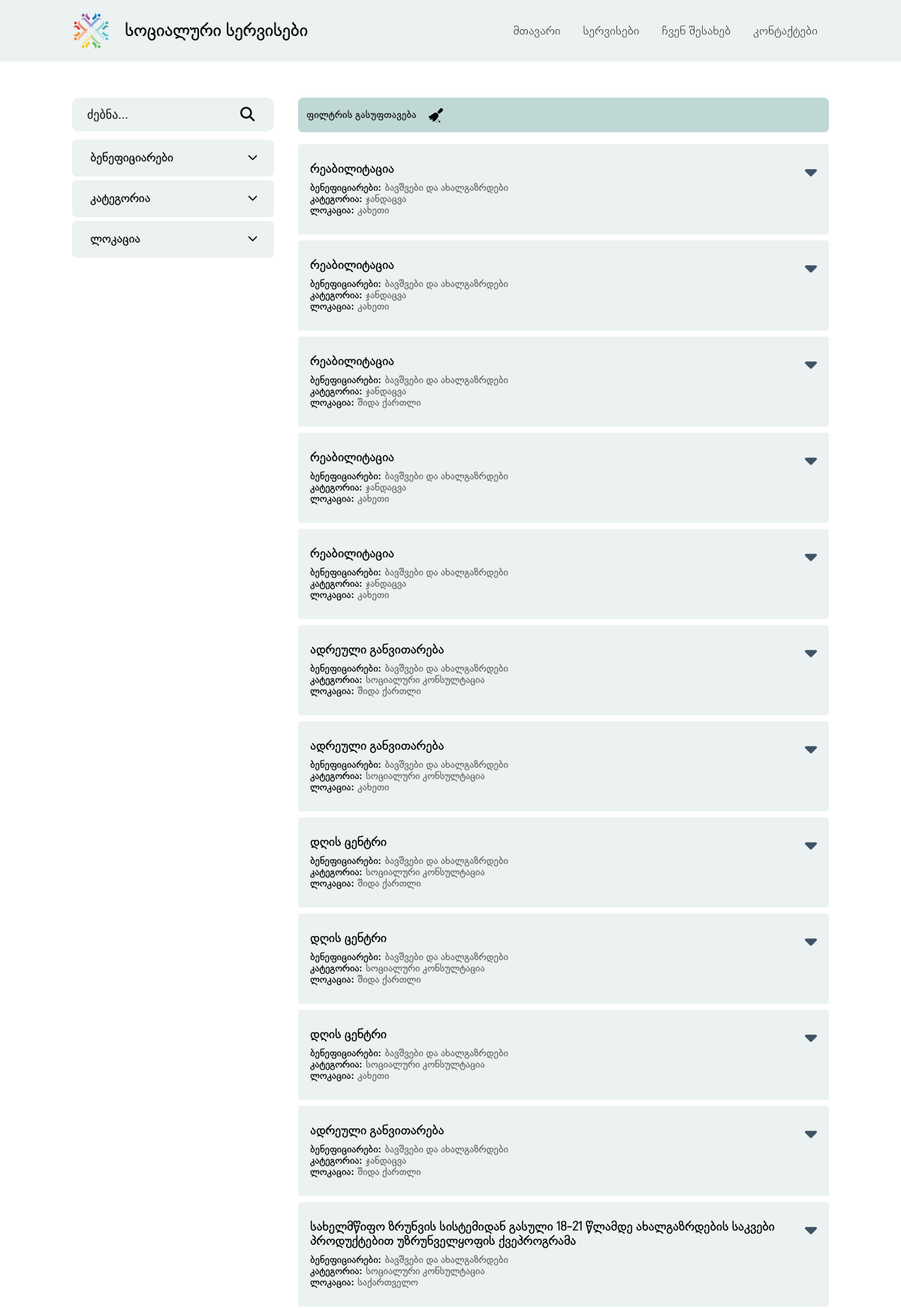
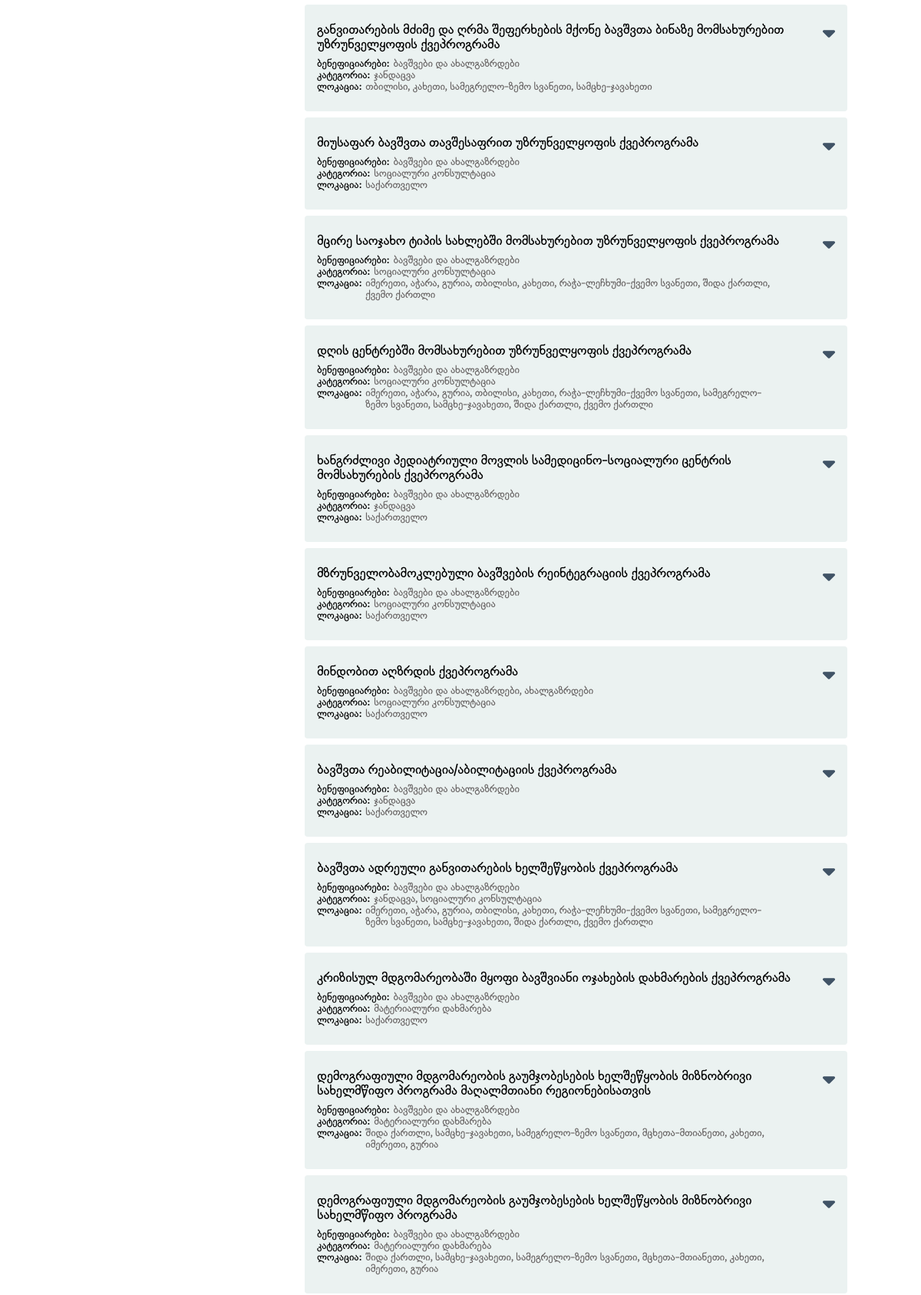
/services.php (upper part), run on the app's committed database (2 pictures, top to bottom).
### tables this page shows
CREATE TABLE `socialservicetable` (
  `id` int(11) NOT NULL,
  `title` varchar(500) NOT NULL,
  `service_description` text NOT NULL,
  `categories` varchar(100) DEFAULT NULL,
  `beneficiaries` varchar(100) DEFAULT NULL,
  `providers` varchar(150) DEFAULT NULL,
  `locations` varchar(1500) DEFAULT NULL,
  `link` varchar(1000) DEFAULT NULL,
  `region` varchar(300) DEFAULT NULL
);

### php/getPosts.php (the view, shortened to what this page needs)
<?php
function getMainPosts($conn)
{
    if (isset($_GET['region'])) {
        $searchValue = filter_input(INPUT_GET, 'region', FILTER_SANITIZE_SPECIAL_CHARS);
        $searchQuery = "SELECT * FROM SocialServiceTable WHERE region LIKE '%$searchValue%'  OR locations LIKE '%$searchValue%'";
        $queryRun = mysqli_query($conn, $searchQuery);
        if (mysqli_num_rows($queryRun) > 0) {
            while ($row = mysqli_fetch_assoc($queryRun)) {
                $title = $row['title'];
                $description = $row['service_description'];
                $categories = $row['categories'];
                $locations = $row['locations'];
                $locations = $row['region'];
                $beneficiaries = $row['beneficiaries'];
                $locations = highlightSearchedWords($locations, $searchValue);
                echo ' <div class="container-info" data-titlecontainer="' . $row['id'] . '">
                <div class="title" data-titlecontainer="' . $row['id'] . '">
                    <div class="main-info" data-titlecontainer="' . $row['id'] . '">
                    <p class="title-text" data-titlecontainer="' . $row['id'] . '"> ' . $title . ' </p>
                    <span class="more-info" data-titlecontainer="' . $row['id'] . '"><div class="small-section" data-titlecontainer="' . $row['id'] . '"><p class="span" data-titlecontainer="' . $row['id'] . '">ბენეფიციარები:</p><p> ' . $beneficiaries . ' </p> </div><div class="small-section" data-titlecontainer="' . $row['id'] . '"><p class="span" data-titlecontainer="' . $row['id'] . '">კატეგორია:</p> <p> ' . $categories . ' </p></div><div data-titlecontainer="' . $row['id'] . '" class="small-section"> <span class="span" data-titlecontainer="' . $row['id'] . '">ლოკაცია:</span><p> ' . $locations . ' </p> </span></div>
                    </div>
                    <i class="fa-solid fa-caret-down plus-icon " id="icon-' . $row['id'] . '" data-titlecontainer="' . $row['id'] . '"></i>
                </div>
                <div class="description" id="' . $row['id'] . '" data-titlecontainer="' . $row['id'] . '">
                    <p>
                    ' . $description . '
                    </p>
                    <br />
                    <a
                    class="seeMorelink"
                    target="_blank"
                    href="' . $row['link'] . '"
                    alt="დეტალურად ნახვა"
                    >დეტალურად</a>
                </div>
        </div> ';
            }
        } else {
            echo '<h3>ინფორმაცია ვერ მოიძებნა...</h3>';
        }
    } else {
        renderPostsElse($conn);
    }
}
function renderPostsElse($conn)
{
    $products = "SELECT * FROM SocialServiceTable ORDER BY id DESC";
    $queryRun = mysqli_query($conn, $products);
    if (mysqli_num_rows($queryRun) > 0) {
        while ($row = mysqli_fetch_assoc($queryRun)) {
            echo '
     <div class="container-info" data-titlecontainer="' . $row['id'] . '">
             <div class="title" data-titlecontainer="' . $row['id'] . '">
                 <div class="main-info" data-titlecontainer="' . $row['id'] . '">
                 <p class="title-text" data-titlecontainer="' . $row['id'] . '"> ' . $row['title'] . ' </p>
                 <span class="more-info" data-titlecontainer="' . $row['id'] . '"><div class="small-section" data-titlecontainer="' . $row['id'] . '"><p class="span" data-titlecontainer="' . $row['id'] . '">ბენეფიციარები:</p> ' . $row['beneficiaries'] . ' </div><div class="small-section" data-titlecontainer="' . $row['id'] . '"><p class="span" data-titlecontainer="' . $row['id'] . '">კატეგორია:</p> ' . $row['categories'] . ' </div><div data-titlecontainer="' . $row['id'] . '" class="small-section"> <span class="span" data-titlecontainer="' . $row['id'] . '">ლოკაცია:</span> ' . $row['region'] . ' </span></div>
                 </div>
                 <i class="fa-solid fa-caret-down plus-icon " id="icon-' . $row['id'] . '" data-titlecontainer="' . $row['id'] . '"></i>
             </div>
             <div class="description" id="' . $row['id'] . '" data-titlecontainer="' . $row['id'] . '">
                 <p>
                 ' . $row['service_description'] . '
                 </p>
                 <br />
                 <div class="buttons-cont">
                 <button class="fb-button" data-postid="' . $row['id'] . '"><i class="fa-brands fa-facebook fa-2xl"></i></button>
                 <a
                 class="seeMorelink"
                 target="_blank"
                 href="' . $row['link'] . '"
                 alt="დეტალურად ნახვა"
                 >დეტალურად</a>
                 </div>
             </div>
     </div> ';
        }
    }
}

### services.php (shortened to what this page needs)
<?php
require_once("./php/getFiltersCategories.php");
require_once("./php/getPosts.php");
include './php/filter.php';
?>
<!DOCTYPE html svg PUBLIC "-//W3C//DTD SVG 20010904//EN" "http://www.w3.org/TR/2001/REC-SVG-20010904/DTD/svg10.dtd">
<html lang="ka">
<head>
  <link rel="stylesheet" href="style.css" />
  <link rel="stylesheet" href="https://cdnjs.cloudflare.com/ajax/libs/font-awesome/6.4.0/css/all.min.css" />
  <link rel="stylesheet" href="https://cdnjs.cloudflare.com/ajax/libs/font-awesome/6.4.0/css/brands.min.css" />
  <link rel="stylesheet" href="https://cdnjs.cloudflare.com/ajax/libs/font-awesome/6.4.0/css/fontawesome.min.css" />
  <link rel="stylesheet" href="https://cdnjs.cloudflare.com/ajax/libs/font-awesome/6.4.0/css/regular.min.css" />
  <link rel="stylesheet" href="swiper-bundle.min.css" />
  <link rel="stylesheet" href="swiper-bundle.min.css" />
  <link rel="stylesheet" href="bpg-nateli-master/css/bpg-nateli.min.css" />
</head>
<body id="servicesBD">
  <section class="navbar_container">
    <nav>
      <div class="navbar_box1" onclick="location.href='index.php'">
        <img src="img/Social Services Logo (middle).png" alt="" />
        <h1>სოციალური სერვისები</h1>
      </div>
      <div class="navbar_box2">
        <ul>
          <li>
            <a href="index.php">მთავარი</a>
          </li>
          <li>
            <a href="services.php">სერვისები</a>
          </li>
          <li>
            <a href="#">ჩვენ შესახებ</a>
          </li>
          <li>
            <a href="contact.php">კონტაქტები</a>
          </li>
        </ul>
      </div>
    </nav>
  </section>
  <br />
  <section class="main-container">
    <div class="left-section">
      <form action="" method="GET" id="searchForm">
        <div class="navbar_search_box">
          <input id="searchBar" class="navbarsearch_input" type="text" name="searchBar" placeholder="ძებნა..." />
          <button type="submit" id="searchIcon">
            <i class="fa fa-search"></i>
          </button>
        </div>
      </form>
      <form action="" method="GET" id="filterForm">
        <div class="category-form">
          <div class="category-box">
            ბენეფიციარები <span class="benef arrow"></span>
          </div>
        </div>
        <div class="category-form">
          <div class="category-box">
            კატეგორია<span class="category arrow"></span>
          </div>
        </div>
        <div class="category-form">
          <div class="category-box">
            ლოკაცია<span class="locations arrow"></span>
          </div>
        </div>
      </form>
    </div>
    <div class="right-section">
      <button class="clearbtn" onclick="location.href='<?php echo $_SERVER['PHP_SELF']; ?>'"><a href="<?php echo $_SERVER['PHP_SELF']; ?>">ფილტრის გასუფთავება</a><img src="./img/data-cleaning.svg" class="cleaning-icon" /></button>
      <div class="render-here">
        <?php
        getMainPosts($conn);
        ?>
  </section>
  <br />
</body>
</html>

### data on the page
socialservicetable: title "რეაბილიტაცია", beneficiaries "ბავშვები და ახალგაზრდები", categories "ჯანდაცვა", region "კახეთი"
socialservicetable: title "რეაბილიტაცია", beneficiaries "ბავშვები და ახალგაზრდები", categories "ჯანდაცვა", region "კახეთი"
socialservicetable: title "რეაბილიტაცია", beneficiaries "ბავშვები და ახალგაზრდები", categories "ჯანდაცვა", region "შიდა ქართლი"
socialservicetable: title "რეაბილიტაცია", beneficiaries "ბავშვები და ახალგაზრდები", categories "ჯანდაცვა", region "კახეთი"
socialservicetable: title "რეაბილიტაცია", beneficiaries "ბავშვები და ახალგაზრდები", categories "ჯანდაცვა", region "კახეთი"
socialservicetable: title "ადრეული განვითარება", beneficiaries "ბავშვები და ახალგაზრდები", categories "სოციალური კონსულტაცია", region "შიდა ქართლი"
socialservicetable: title "ადრეული განვითარება", beneficiaries "ბავშვები და ახალგაზრდები", categories "სოციალური კონსულტაცია", region "კახეთი"
socialservicetable: title "დღის ცენტრი", beneficiaries "ბავშვები და ახალგაზრდები", categories "სოციალური კონსულტაცია", region "შიდა ქართლი"
socialservicetable: title "დღის ცენტრი", beneficiaries "ბავშვები და ახალგაზრდები", categories "სოციალური კონსულტაცია", region "შიდა ქართლი"
socialservicetable: title "დღის ცენტრი", beneficiaries "ბავშვები და ახალგაზრდები", categories "სოციალური კონსულტაცია", region "კახეთი"
socialservicetable: title "ადრეული განვითარება", beneficiaries "ბავშვები და ახალგაზრდები", categories "ჯანდაცვა", region "შიდა ქართლი"
socialservicetable: title "სახელმწიფო ზრუნვის სისტემიდან გასული 18-21 წლამდე ახალგაზრდების საკვები პროდუქტებით უზრუნველყოფის ქვეპროგრამა", beneficiaries "ბავშვები და ახალგაზრდები", categories "სოციალური კონსულტაცია", region "საქართველო"
socialservicetable: title "განვითარების მძიმე და ღრმა შეფერხების მქონე ბავშვთა ბინაზე მომსახურებით უზრუნველყოფის ქვეპროგრამა", beneficiaries "ბავშვები და ახალგაზრდები", categories "ჯანდაცვა", region "თბილისი, კახეთი, სამეგრელო-ზემო სვანეთი, სამცხე-ჯავახეთი"
socialservicetable: title "მიუსაფარ ბავშვთა თავშესაფრით უზრუნველყოფის ქვეპროგრამა", beneficiaries "ბავშვები და ახალგაზრდები", categories "სოციალური კონსულტაცია", region "საქართველო"
socialservicetable: title "მცირე საოჯახო ტიპის სახლებში მომსახურებით უზრუნველყოფის ქვეპროგრამა", beneficiaries "ბავშვები და ახალგაზრდები", categories "სოციალური კონსულტაცია", region "იმერეთი, აჭარა, გურია, თბილისი, კახეთი, რაჭა-ლეჩხუმი-ქვემო სვანეთი, შიდა ქართლი, ქვემო ქართლი"
socialservicetable: title "დღის ცენტრებში მომსახურებით უზრუნველყოფის ქვეპროგრამა", beneficiaries "ბავშვები და ახალგაზრდები", categories "სოციალური კონსულტაცია", region "იმერეთი, აჭარა, გურია, თბილისი, კახეთი, რაჭა-ლეჩხუმი-ქვემო სვანეთი, სამეგრელო-ზემო სვანეთი, სამცხე-ჯავახეთი, შიდა ქართლი, ქვემო ქართლი"
socialservicetable: title "ხანგრძლივი პედიატრიული მოვლის სამედიცინო-სოციალური ცენტრის მომსახურების ქვეპროგრამა", beneficiaries "ბავშვები და ახალგაზრდები", categories "ჯანდაცვა", region "საქართველო"
socialservicetable: title "მზრუნველობამოკლებული ბავშვების რეინტეგრაციის ქვეპროგრამა", beneficiaries "ბავშვები და ახალგაზრდები", categories "სოციალური კონსულტაცია", region "საქართველო"
socialservicetable: title "მინდობით აღზრდის ქვეპროგრამა", beneficiaries "ბავშვები და ახალგაზრდები, ახალგაზრდები", categories "სოციალური კონსულტაცია", region "საქართველო"
socialservicetable: title "ბავშვთა რეაბილიტაცია/აბილიტაციის ქვეპროგრამა", beneficiaries "ბავშვები და ახალგაზრდები", categories "ჯანდაცვა", region "საქართველო"
socialservicetable: title "ბავშვთა ადრეული განვითარების ხელშეწყობის ქვეპროგრამა", beneficiaries "ბავშვები და ახალგაზრდები", categories "ჯანდაცვა, სოციალური კონსულტაცია", region "იმერეთი, აჭარა, გურია, თბილისი, კახეთი, რაჭა-ლეჩხუმი-ქვემო სვანეთი, სამეგრელო-ზემო სვანეთი, სამცხე-ჯავახეთი, შიდა ქართლი, ქვემო ქართლი"
socialservicetable: title "კრიზისულ მდგომარეობაში მყოფი ბავშვიანი ოჯახების დახმარების ქვეპროგრამა", beneficiaries "ბავშვები და ახალგაზრდები", categories "მატერიალური დახმარება", region "საქართველო"
socialservicetable: title "დემოგრაფიული მდგომარეობის გაუმჯობესების ხელშეწყობის მიზნობრივი სახელმწიფო პროგრამა მაღალმთიანი რეგიონებისათვის", beneficiaries "ბავშვები და ახალგაზრდები", categories "მატერიალური დახმარება", region "შიდა ქართლი, სამცხე-ჯავახეთი, სამეგრელო-ზემო სვანეთი, მცხეთა-მთიანეთი, კახეთი, იმერეთი, გურია"
socialservicetable: title "დემოგრაფიული მდგომარეობის გაუმჯობესების ხელშეწყობის მიზნობრივი სახელმწიფო პროგრამა", beneficiaries "ბავშვები და ახალგაზრდები", categories "მატერიალური დახმარება", region "შიდა ქართლი, სამცხე-ჯავახეთი, სამეგრელო-ზემო სვანეთი, მცხეთა-მთიანეთი, კახეთი, იმერეთი, გურია"
